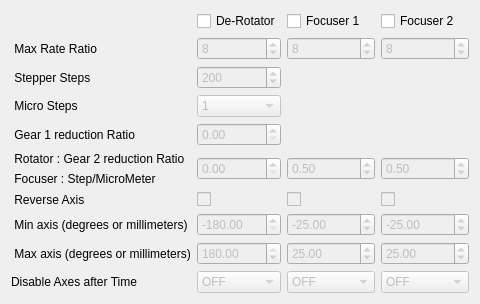
        <widget class="QWidget" name="axis3_2_tab">
         <attribute name="title">
          <string>Axis3/2</string>
         </attribute>
         <layout class="QGridLayout" name="gridLayout_3">
          <item row="9" column="0">
           <widget class="QLabel" name="label_13">
            <property name="text">
             <string>Disable Axes after Time</string>
            </property>
           </widget>
          </item>
          <item row="2" column="0">
           <widget class="QLabel" name="label_35">
            <property name="text">
             <string> Stepper Steps</string>
            </property>
           </widget>
          </item>
          <item row="8" column="0">
           <widget class="QLabel" name="label_41">
            <property name="text">
             <string> Max axis (degrees or millimeters)</string>
            </property>
           </widget>
          </item>
          <item row="8" column="1">
           <widget class="QDoubleSpinBox" name="rot_max_angle_doubleSpinBox">
            <property name="enabled">
             <bool>false</bool>
            </property>
            <property name="minimum">
             <double>-180.000000000000000</double>
            </property>
            <property name="maximum">
             <double>180.000000000000000</double>
            </property>
            <property name="value">
             <double>180.000000000000000</double>
            </property>
           </widget>
          </item>
          <item row="1" column="1">
           <widget class="QSpinBox" name="rot_mrate_spinBox">
            <property name="enabled">
             <bool>false</bool>
            </property>
            <property name="maximum">
             <number>256</number>
            </property>
            <property name="value">
             <number>8</number>
            </property>
           </widget>
          </item>
          <item row="7" column="2">
           <widget class="QDoubleSpinBox" name="focus1_min_mil_doubleSpinBox">
            <property name="enabled">
             <bool>false</bool>
            </property>
            <property name="minimum">
             <double>-999999.989999999990687</double>
            </property>
            <property name="maximum">
             <double>999999.989999999990687</double>
            </property>
            <property name="value">
             <double>-25.000000000000000</double>
            </property>
           </widget>
          </item>
          <item row="1" column="3">
           <widget class="QSpinBox" name="focus2_mrate_spinBox">
            <property name="enabled">
             <bool>false</bool>
            </property>
            <property name="maximum">
             <number>256</number>
            </property>
            <property name="value">
             <number>8</number>
            </property>
           </widget>
          </item>
          <item row="4" column="0">
           <widget class="QLabel" name="label_38">
            <property name="text">
             <string> Gear 1 reduction Ratio</string>
            </property>
           </widget>
          </item>
          <item row="5" column="0">
           <layout class="QVBoxLayout" name="verticalLayout_7">
            <item>
             <widget class="QLabel" name="label_37">
              <property name="text">
               <string> Rotator : Gear 2 reduction Ratio</string>
              </property>
             </widget>
            </item>
            <item>
             <widget class="QLabel" name="label_42">
              <property name="text">
               <string> Focuser : Step/MicroMeter</string>
              </property>
             </widget>
            </item>
           </layout>
          </item>
          <item row="6" column="0">
           <widget class="QLabel" name="label_39">
            <property name="text">
             <string> Reverse Axis</string>
            </property>
           </widget>
          </item>
          <item row="7" column="0">
           <widget class="QLabel" name="label_40">
            <property name="text">
             <string> Min axis (degrees or millimeters)</string>
            </property>
           </widget>
          </item>
          <item row="5" column="2">
           <widget class="QDoubleSpinBox" name="focus1_micro_doubleSpinBox">
            <property name="enabled">
             <bool>false</bool>
            </property>
            <property name="maximum">
             <double>999999.989999999990687</double>
            </property>
            <property name="value">
             <double>0.500000000000000</double>
            </property>
           </widget>
          </item>
          <item row="0" column="3">
           <widget class="QCheckBox" name="focus2_checkBox">
            <property name="text">
             <string>Focuser 2</string>
            </property>
           </widget>
          </item>
          <item row="6" column="1">
           <widget class="QCheckBox" name="rot_reverse_checkBox">
            <property name="enabled">
             <bool>false</bool>
            </property>
            <property name="text">
             <string/>
            </property>
           </widget>
          </item>
          <item row="8" column="3">
           <widget class="QDoubleSpinBox" name="focus2_max_mil_doubleSpinBox">
            <property name="enabled">
             <bool>false</bool>
            </property>
            <property name="minimum">
             <double>-999999.000000000000000</double>
            </property>
            <property name="maximum">
             <double>999999.989999999990687</double>
            </property>
            <property name="value">
             <double>25.000000000000000</double>
            </property>
           </widget>
          </item>
          <item row="0" column="2">
           <widget class="QCheckBox" name="focus1_checkBox">
            <property name="text">
             <string>Focuser 1</string>
            </property>
           </widget>
          </item>
          <item row="0" column="1">
           <widget class="QCheckBox" name="rot_checkBox">
            <property name="text">
             <string>De-Rotator</string>
            </property>
           </widget>
          </item>
          <item row="6" column="3">
           <widget class="QCheckBox" name="focus2_reverse_checkBox">
            <property name="enabled">
             <bool>false</bool>
            </property>
            <property name="text">
             <string/>
            </property>
           </widget>
          </item>
          <item row="1" column="0">
           <widget class="QLabel" name="label_34">
            <property name="text">
             <string> Max Rate Ratio</string>
            </property>
           </widget>
          </item>
          <item row="3" column="0">
           <widget class="QLabel" name="label_36">
            <property name="text">
             <string> Micro Steps</string>
            </property>
           </widget>
          </item>
          <item row="5" column="3">
           <widget class="QDoubleSpinBox" name="focus2_micro_doubleSpinBox">
            <property name="enabled">
             <bool>false</bool>
            </property>
            <property name="maximum">
             <double>999999.989999999990687</double>
            </property>
            <property name="value">
             <double>0.500000000000000</double>
            </property>
           </widget>
          </item>
          <item row="8" column="2">
           <widget class="QDoubleSpinBox" name="focus1_max_mil_doubleSpinBox">
            <property name="enabled">
             <bool>false</bool>
            </property>
            <property name="minimum">
             <double>-999999.989999999990687</double>
            </property>
            <property name="maximum">
             <double>999999.989999999990687</double>
            </property>
            <property name="value">
             <double>25.000000000000000</double>
            </property>
           </widget>
          </item>
          <item row="7" column="1">
           <widget class="QDoubleSpinBox" name="rot_min_angle_doubleSpinBox">
            <property name="enabled">
             <bool>false</bool>
            </property>
            <property name="minimum">
             <double>-180.000000000000000</double>
            </property>
            <property name="maximum">
             <double>180.000000000000000</double>
            </property>
            <property name="value">
             <double>-180.000000000000000</double>
            </property>
           </widget>
          </item>
          <item row="5" column="1">
           <widget class="QDoubleSpinBox" name="rot_gear2_doubleSpinBox">
            <property name="enabled">
             <bool>false</bool>
            </property>
            <property name="maximum">
             <double>999999.989999999990687</double>
            </property>
           </widget>
          </item>
          <item row="1" column="2">
           <widget class="QSpinBox" name="focus1_mrate_spinBox">
            <property name="enabled">
             <bool>false</bool>
            </property>
            <property name="maximum">
             <number>256</number>
            </property>
            <property name="value">
             <number>8</number>
            </property>
           </widget>
          </item>
          <item row="6" column="2">
           <widget class="QCheckBox" name="focus1_reverse_checkBox">
            <property name="enabled">
             <bool>false</bool>
            </property>
            <property name="text">
             <string/>
            </property>
           </widget>
          </item>
          <item row="3" column="1">
           <widget class="QComboBox" name="rot_mode_comboBox">
            <property name="enabled">
             <bool>false</bool>
            </property>
            <item>
             <property name="text">
              <string>1</string>
             </property>
            </item>
            <item>
             <property name="text">
              <string>2</string>
             </property>
            </item>
            <item>
             <property name="text">
              <string>4</string>
             </property>
            </item>
            <item>
             <property name="text">
              <string>8</string>
             </property>
            </item>
            <item>
             <property name="text">
              <string>16</string>
             </property>
            </item>
            <item>
             <property name="text">
              <string>32</string>
             </property>
            </item>
            <item>
             <property name="text">
              <string>64</string>
             </property>
            </item>
            <item>
             <property name="text">
              <string>128</string>
             </property>
            </item>
            <item>
             <property name="text">
              <string>256</string>
             </property>
            </item>
           </widget>
          </item>
          <item row="7" column="3">
           <widget class="QDoubleSpinBox" name="focus2_min_mil_doubleSpinBox">
            <property name="enabled">
             <bool>false</bool>
            </property>
            <property name="minimum">
             <double>-999999.989999999990687</double>
            </property>
            <property name="maximum">
             <double>999999.989999999990687</double>
            </property>
            <property name="value">
             <double>-25.000000000000000</double>
            </property>
           </widget>
          </item>
          <item row="4" column="1">
           <widget class="QDoubleSpinBox" name="rot_gear1_doubleSpinBox">
            <property name="enabled">
             <bool>false</bool>
            </property>
            <property name="maximum">
             <double>999999.989999999990687</double>
            </property>
           </widget>
          </item>
          <item row="2" column="1">
           <widget class="QSpinBox" name="rot_step_spinBox">
            <property name="enabled">
             <bool>false</bool>
            </property>
            <property name="minimum">
             <number>1</number>
            </property>
            <property name="maximum">
             <number>100000</number>
            </property>
            <property name="value">
             <number>200</number>
            </property>
           </widget>
          </item>
          <item row="9" column="1">
           <widget class="QComboBox" name="rot_di_comboBox">
            <property name="enabled">
             <bool>false</bool>
            </property>
            <item>
             <property name="text">
              <string>OFF</string>
             </property>
            </item>
            <item>
             <property name="text">
              <string>HIGH</string>
             </property>
            </item>
            <item>
             <property name="text">
              <string>LOW</string>
             </property>
            </item>
           </widget>
          </item>
          <item row="9" column="2">
           <widget class="QComboBox" name="focus1_di_comboBox">
            <property name="enabled">
             <bool>false</bool>
            </property>
            <item>
             <property name="text">
              <string>OFF</string>
             </property>
            </item>
            <item>
             <property name="text">
              <string>HIGH</string>
             </property>
            </item>
            <item>
             <property name="text">
              <string>LOW</string>
             </property>
            </item>
           </widget>
          </item>
          <item row="9" column="3">
           <widget class="QComboBox" name="focus2_di_comboBox">
            <property name="enabled">
             <bool>false</bool>
            </property>
            <item>
             <property name="text">
              <string>OFF</string>
             </property>
            </item>
            <item>
             <property name="text">
              <string>HIGH</string>
             </property>
            </item>
            <item>
             <property name="text">
              <string>LOW</string>
             </property>
            </item>
           </widget>
          </item>
         </layout>
        </widget>
